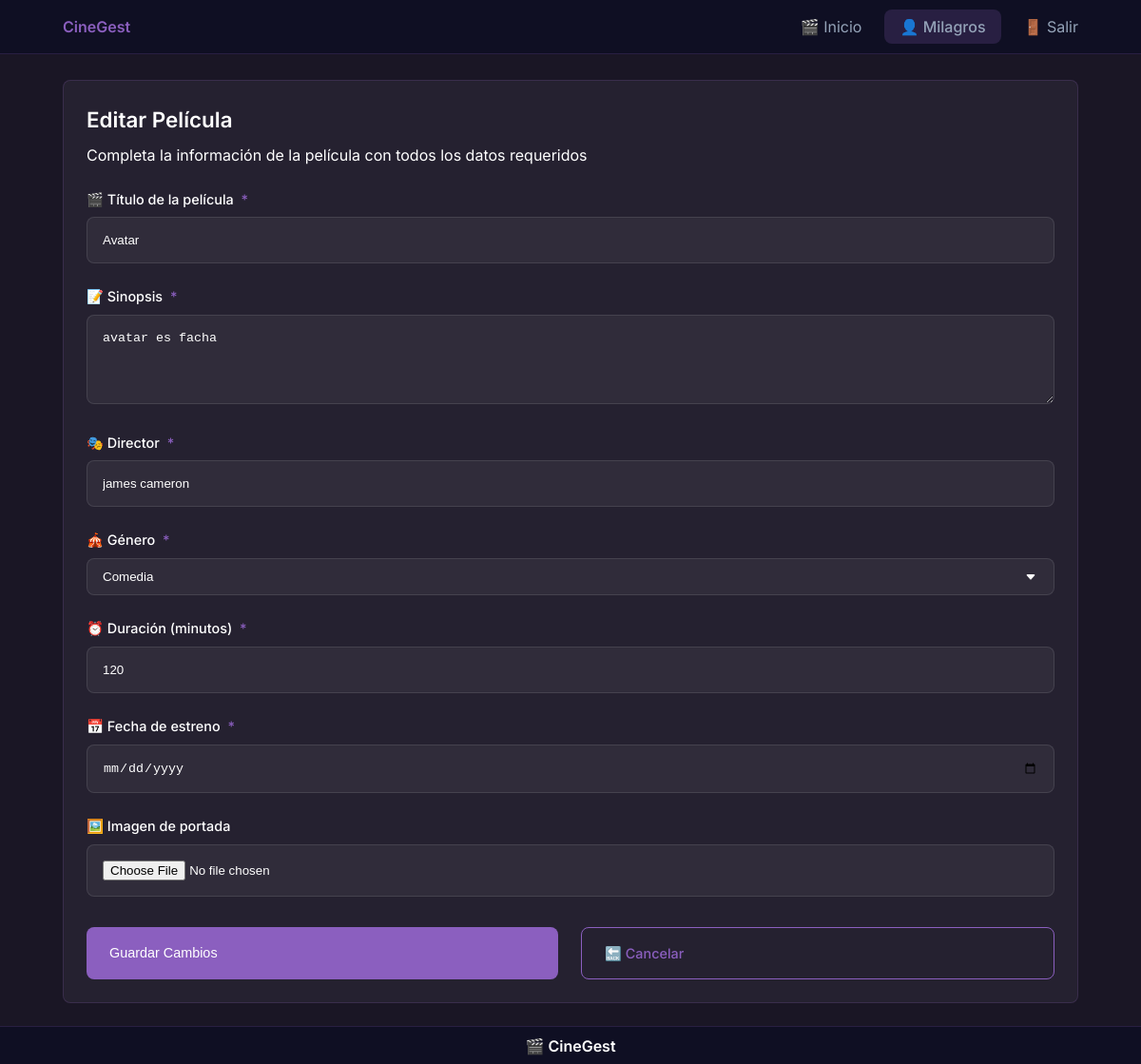
The app's page /peliculas/1/editar/ (signed in) with its own data.
### accounts/models.py (models this page shows, shortened)
class User(AbstractUser):
    ADMINISTRADOR = 'ADMINISTRADOR'
    CLIENTE = 'CLIENTE'
    EMPLEADO = 'EMPLEADO'
    USER_TYPE_CHOICES = [
        (ADMINISTRADOR, 'Administrador'),
        (CLIENTE, 'Cliente'),
        (EMPLEADO, 'Empleado'),
    ]
    email = models.EmailField(unique=True, blank=False, null=False)
    user_type = models.CharField(
        max_length=15,
        choices=USER_TYPE_CHOICES,
        default=CLIENTE,
        help_text="Tipo de usuario: ADMINISTRADOR / CLIENTE / EMPLEADO"
    )
    def is_admin(self):
        return self.user_type == self.ADMINISTRADOR or self.is_superuser

### cine/models.py (models this page shows, shortened)
class Pelicula(models.Model):
    GENERO_CHOICES = [
        ('ACCION', 'Acción'),
        ('AVENTURA', 'Aventura'),
        ('COMEDIA', 'Comedia'),
        ('DRAMA', 'Drama'),
        ('CIENCIA_FICCION', 'Ciencia Ficción'),
        ('TERROR', 'Terror'),
        ('FANTASIA', 'Fantasía'),
        ('MUSICAL', 'Musical'),
        ('ANIMACION', 'Animación'),
    ]
    titulo = models.CharField(max_length=200, help_text="El título de la película.")
    sinopsis = models.TextField(help_text="Una breve descripción de la trama.")
    director = models.CharField(max_length=100, help_text="El director de la película.")
    genero = models.CharField(max_length=50, choices=GENERO_CHOICES, help_text="El género principal.")
    duracion = models.PositiveIntegerField(help_text="La duración en minutos.")
    fecha_estreno = models.DateField(help_text="La fecha de estreno en cines.")
    imagen_portada = models.ImageField(
        upload_to='portadas_peliculas/',
        blank=True,
        null=True,
        help_text="La imagen de portada o póster de la película."
    )
    class Meta:
        verbose_name = "Película"
        verbose_name_plural = "Películas"
        ordering = ['-fecha_estreno', 'titulo']

### cine/views.py (the view)
# urls.py: path('<int:pk>/editar/', views.PeliculaUpdateView.as_view(), name='pelicula_update'),
class PeliculaUpdateView(AdminRequiredMixin, UpdateView):
    model = Pelicula
    form_class = PeliculaForm  # ✅ USAR FORMULARIO CON VALIDACIONES HTML
    template_name = 'cine/pelicula_form.html'
    success_url = reverse_lazy('cine:pelicula_list')
    def get_context_data(self, **kwargs):
        context = super().get_context_data(**kwargs)
        context['titulo_pagina'] = 'Editar Película'
        context['nombre_boton'] = 'Guardar Cambios'
        return context

### cine/views.py (called while the page is built)
    def test_func(self):
        return self.request.user.is_authenticated and self.request.user.is_admin()

### cine/templates/cine/pelicula_form.html (shortened to what this page needs)
{% extends "accounts/base.html" %}
{% block content %}
<div class="container">
    <div class="card glass-container">
        <div class="card-header">
            <h1 class="card-title text-gradient-primary">{{ titulo_pagina }}</h1>
            <p class="card-subtitle">Completa la información de la película con todos los datos requeridos</p>
        </div>
        <form method="post" enctype="multipart/form-data">
            {% for field in form %}
                <div class="form-group">
                    <label for="{{ field.id_for_label }}" class="form-label">
                        {{ field.label }}
                        {% if field.field.required %}<span style="color: var(--primary); margin-left: 4px;">*</span>{% endif %}
                    </label>
                    {{ field }}
                </div>
            {% endfor %}
            <div style="display: flex; gap: var(--space-md); margin-top: var(--space-lg);">
                <button type="submit" class="btn btn-primary" style="flex: 1;">
                    {{ nombre_boton }}
                </button>
                <a href="{% url 'cine:pelicula_list' %}" class="btn btn-outline" style="flex: 1; text-align: center; text-decoration: none;">
                    🔙 Cancelar
                </a>
            </div>
        </form>
    </div>
</div>
{% endblock %}

### accounts/templates/accounts/base.html (shortened to what this page needs)
<!DOCTYPE html>
<html lang="es">
<head>
    {% load static %}
    <link rel="stylesheet" href="{% static 'css/forms.css' %}?v={% now 'U' %}">
</head>
<body>
    <div class="page-wrapper">
        <nav class="navbar">
            <div class="container">
                <div class="navbar-content">
                    <a href="{% url 'accounts:dashboard' %}" class="logo">CineGest</a>
                    <ul class="nav-links">
                        {% if user.is_authenticated %}
                            <li><a href="{% url 'accounts:dashboard' %}" class="nav-link">🎬 Inicio</a></li>
                            <li><span class="nav-link user-info">👤 {{ user.first_name|default:user.username|title }}</span></li>
                            <li><a href="{% url 'accounts:logout' %}" class="nav-link logout-btn">🚪 Salir</a></li>
                        {% else %}
                            <li><a href="{% url 'accounts:login' %}" class="nav-link">🔐 Ingresar</a></li>
                            <li><a href="{% url 'accounts:register' %}" class="nav-link">📝 Registrarse</a></li>
                        {% endif %}
                    </ul>
                </div>
            </div>
        </nav>
        <main class="page-content">
            {% block content %}
            {% endblock %}
        </main>
        <footer class="site-footer">
            <div class="container text-center">
                <h3 class="text-gradient-primary">🎬 CineGest</h3>
            </div>
        </footer>
    </div>
</body>
</html>

### static/css/forms.css (style rules this page uses)
:root { --primary: #8B5FBF; --dark: #1A1625; --darker: #0F0F23; --white: #FFFFFF; --gray: #94A3B8; --font-primary: 'Inter', system-ui, sans-serif; --space-xs: 0.5rem; --space-sm: 1rem; --space-md: 1.5rem; --space-lg: 2rem; --radius: 0.5rem; --transition: all 0.2s ease; }
* { box-sizing: border-box; margin: 0; padding: 0; }
body { font-family: var(--font-primary); font-size: 1rem; line-height: 1.5; color: var(--white); background: var(--dark); min-height: 100vh; }
.container { max-width: 1100px; margin: 0 auto; padding: 0 var(--space-sm); }
.card { background: rgba(255, 255, 255, 0.05); border: 1px solid rgba(139, 95, 191, 0.2); border-radius: var(--radius); padding: var(--space-md); }
.card-header { margin-bottom: var(--space-md); }
.card-title { font-size: 1.4rem; font-weight: 600; margin-bottom: var(--space-xs); }
.btn { display: inline-flex; align-items: center; padding: var(--space-sm) var(--space-md); border: none; border-radius: var(--radius); font-size: 0.9rem; font-weight: 500; text-decoration: none; cursor: pointer; transition: var(--transition); }
.btn-primary { background: var(--primary); color: var(--white); }
.btn-outline { background: transparent; border: 1px solid var(--primary); color: var(--primary); }
.form-group { margin-bottom: var(--space-md); }
.form-label { display: block; margin-bottom: var(--space-xs); font-weight: 500; font-size: 0.9rem; }
.form-select { display: block; width: 100%; padding: 0.7rem 1rem; color: var(--white); background-color: rgba(255, 255, 255, 0.05); background-repeat: no-repeat; background-position: right 1rem center; background-size: 16px 12px; border: 1px solid rgba(255, 255, 255, 0.1); border-radius: var(--radius); appearance: none; }
.form-select option { background-color: var(--darker); color: var(--white); }
.form-input { width: 100%; padding: var(--space-sm); background: rgba(255, 255, 255, 0.05); border: 1px solid rgba(255, 255, 255, 0.1); border-radius: var(--radius); color: var(--white); }
.navbar { background: var(--darker); border-bottom: 1px solid rgba(139, 95, 191, 0.2); padding: var(--space-sm) 0; position: fixed; top: 0; left: 0; right: 0; z-index: 100; }
.navbar-content { display: flex; justify-content: space-between; align-items: center; }
.logo { font-weight: 600; color: var(--primary); text-decoration: none; }
.nav-links { display: flex; gap: var(--space-md); list-style: none; }
.nav-link { color: var(--gray); text-decoration: none; }
.page-wrapper { min-height: 100vh; padding-top: 60px; padding-bottom: 40px; }
.page-content { padding: var(--space-md) 0; }
.text-center { text-align: center; }
.site-footer { background: var(--darker); border-top: 1px solid rgba(139, 95, 191, 0.2); padding: 0.5rem 0; position: fixed; bottom: 0; left: 0; right: 0; z-index: 99; height: 40px; display: flex; align-items: center; }
.site-footer h3 { margin: 0; font-size: 1rem; font-weight: 600; }
.nav-link.user-info { background: rgba(139, 95, 191, 0.2); padding: var(--space-xs) var(--space-sm); border-radius: var(--radius); font-weight: 500; }

### records on screen
User: first_name "Milagros"
Pelicula: form "Avatar" "avatar es facha" "james cameron" "Comedia" "120"

### other values on screen
{{ titulo_pagina }} "Editar Película"
{{ field.label }} "🎬 Título de la película" "📝 Sinopsis" "🎭 Director" "🎪 Género" "⏰ Duración (minutos)" "📅 Fecha de estreno" "🖼️ Imagen de portada"
{{ nombre_boton }} "Guardar Cambios"
